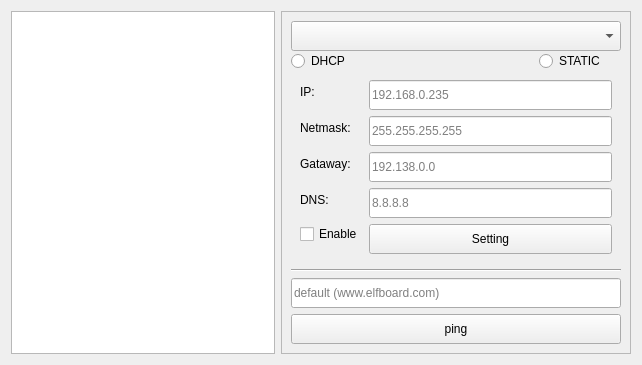
<?xml version="1.0" encoding="UTF-8"?>
<ui version="4.0">
 <class>NetworkWidget</class>
 <widget class="QWidget" name="NetworkWidget">
  <property name="geometry">
   <rect>
    <x>0</x>
    <y>0</y>
    <width>642</width>
    <height>365</height>
   </rect>
  </property>
  <property name="windowTitle">
   <string>Form</string>
  </property>
  <layout class="QGridLayout" name="gridLayout_2">
   <item row="0" column="2">
    <widget class="QFrame" name="frame">
     <property name="minimumSize">
      <size>
       <width>350</width>
       <height>0</height>
      </size>
     </property>
     <property name="maximumSize">
      <size>
       <width>350</width>
       <height>16777215</height>
      </size>
     </property>
     <property name="frameShape">
      <enum>QFrame::StyledPanel</enum>
     </property>
     <property name="frameShadow">
      <enum>QFrame::Raised</enum>
     </property>
     <layout class="QGridLayout" name="gridLayout_3">
      <item row="1" column="0">
       <widget class="Line" name="line">
        <property name="orientation">
         <enum>Qt::Horizontal</enum>
        </property>
       </widget>
      </item>
      <item row="2" column="0">
       <spacer name="verticalSpacer_2">
        <property name="orientation">
         <enum>Qt::Vertical</enum>
        </property>
        <property name="sizeHint" stdset="0">
         <size>
          <width>20</width>
          <height>40</height>
         </size>
        </property>
       </spacer>
      </item>
      <item row="3" column="0">
       <widget class="QLineEdit" name="pingEdt">
        <property name="sizePolicy">
         <sizepolicy hsizetype="Preferred" vsizetype="Fixed">
          <horstretch>0</horstretch>
          <verstretch>0</verstretch>
         </sizepolicy>
        </property>
        <property name="minimumSize">
         <size>
          <width>0</width>
          <height>30</height>
         </size>
        </property>
        <property name="placeholderText">
         <string>default (www.elfboard.com)</string>
        </property>
       </widget>
      </item>
      <item row="0" column="0">
       <widget class="QWidget" name="widget" native="true">
        <layout class="QGridLayout" name="gridLayout">
         <property name="leftMargin">
          <number>0</number>
         </property>
         <property name="topMargin">
          <number>0</number>
         </property>
         <property name="rightMargin">
          <number>0</number>
         </property>
         <property name="bottomMargin">
          <number>0</number>
         </property>
         <property name="spacing">
          <number>0</number>
         </property>
         <item row="5" column="3">
          <widget class="QRadioButton" name="staticRadioBtn">
           <property name="text">
            <string>STATIC</string>
           </property>
          </widget>
         </item>
         <item row="5" column="0" colspan="2">
          <widget class="QRadioButton" name="dhcpRadioBtn">
           <property name="styleSheet">
            <string notr="true"/>
           </property>
           <property name="text">
            <string>DHCP</string>
           </property>
          </widget>
         </item>
         <item row="6" column="0" colspan="4">
          <layout class="QFormLayout" name="formLayout">
           <property name="horizontalSpacing">
            <number>6</number>
           </property>
           <property name="verticalSpacing">
            <number>6</number>
           </property>
           <property name="leftMargin">
            <number>9</number>
           </property>
           <property name="topMargin">
            <number>9</number>
           </property>
           <property name="rightMargin">
            <number>9</number>
           </property>
           <property name="bottomMargin">
            <number>9</number>
           </property>
           <item row="0" column="0">
            <widget class="QLabel" name="label_IP">
             <property name="text">
              <string>IP:</string>
             </property>
            </widget>
           </item>
           <item row="0" column="1">
            <widget class="QLineEdit" name="IPEdt">
             <property name="minimumSize">
              <size>
               <width>0</width>
               <height>30</height>
              </size>
             </property>
             <property name="maximumSize">
              <size>
               <width>16777215</width>
               <height>16777215</height>
              </size>
             </property>
             <property name="placeholderText">
              <string>192.168.0.235</string>
             </property>
            </widget>
           </item>
           <item row="1" column="0">
            <widget class="QLabel" name="label_masek">
             <property name="text">
              <string>Netmask:</string>
             </property>
            </widget>
           </item>
           <item row="1" column="1">
            <widget class="QLineEdit" name="maskEdt">
             <property name="minimumSize">
              <size>
               <width>0</width>
               <height>30</height>
              </size>
             </property>
             <property name="maximumSize">
              <size>
               <width>16777215</width>
               <height>16777215</height>
              </size>
             </property>
             <property name="placeholderText">
              <string>255.255.255.255</string>
             </property>
            </widget>
           </item>
           <item row="2" column="0">
            <widget class="QLabel" name="label_gateway">
             <property name="text">
              <string>Gataway:</string>
             </property>
            </widget>
           </item>
           <item row="2" column="1">
            <widget class="QLineEdit" name="gatawayEdt">
             <property name="minimumSize">
              <size>
               <width>0</width>
               <height>30</height>
              </size>
             </property>
             <property name="maximumSize">
              <size>
               <width>16777215</width>
               <height>16777215</height>
              </size>
             </property>
             <property name="placeholderText">
              <string>192.138.0.0</string>
             </property>
            </widget>
           </item>
           <item row="3" column="0">
            <widget class="QLabel" name="label_dns">
             <property name="text">
              <string>DNS:</string>
             </property>
            </widget>
           </item>
           <item row="3" column="1">
            <widget class="QLineEdit" name="dnsEdt">
             <property name="minimumSize">
              <size>
               <width>0</width>
               <height>30</height>
              </size>
             </property>
             <property name="maximumSize">
              <size>
               <width>16777215</width>
               <height>16777215</height>
              </size>
             </property>
             <property name="placeholderText">
              <string>8.8.8.8</string>
             </property>
            </widget>
           </item>
           <item row="4" column="1">
            <widget class="QPushButton" name="setBtn">
             <property name="minimumSize">
              <size>
               <width>0</width>
               <height>30</height>
              </size>
             </property>
             <property name="text">
              <string>Setting</string>
             </property>
            </widget>
           </item>
           <item row="4" column="0">
            <widget class="QCheckBox" name="enableChk">
             <property name="text">
              <string>Enable</string>
             </property>
            </widget>
           </item>
          </layout>
         </item>
         <item row="0" column="0" colspan="4">
          <widget class="QComboBox" name="cardCombo">
           <property name="minimumSize">
            <size>
             <width>0</width>
             <height>30</height>
            </size>
           </property>
          </widget>
         </item>
         <item row="2" column="1">
          <spacer name="verticalSpacer">
           <property name="orientation">
            <enum>Qt::Vertical</enum>
           </property>
           <property name="sizeType">
            <enum>QSizePolicy::Preferred</enum>
           </property>
           <property name="sizeHint" stdset="0">
            <size>
             <width>20</width>
             <height>40</height>
            </size>
           </property>
          </spacer>
         </item>
        </layout>
       </widget>
      </item>
      <item row="4" column="0">
       <widget class="QPushButton" name="pingBtn">
        <property name="minimumSize">
         <size>
          <width>0</width>
          <height>30</height>
         </size>
        </property>
        <property name="text">
         <string>ping</string>
        </property>
       </widget>
      </item>
     </layout>
    </widget>
   </item>
   <item row="0" column="0" colspan="2">
    <widget class="QTextBrowser" name="textBrowser"/>
   </item>
  </layout>
 </widget>
 <resources/>
 <connections/>
</ui>
